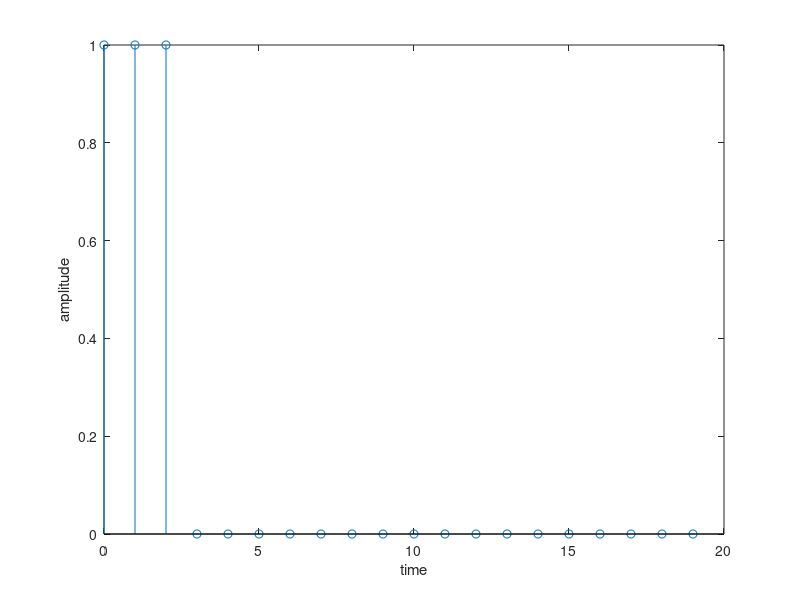
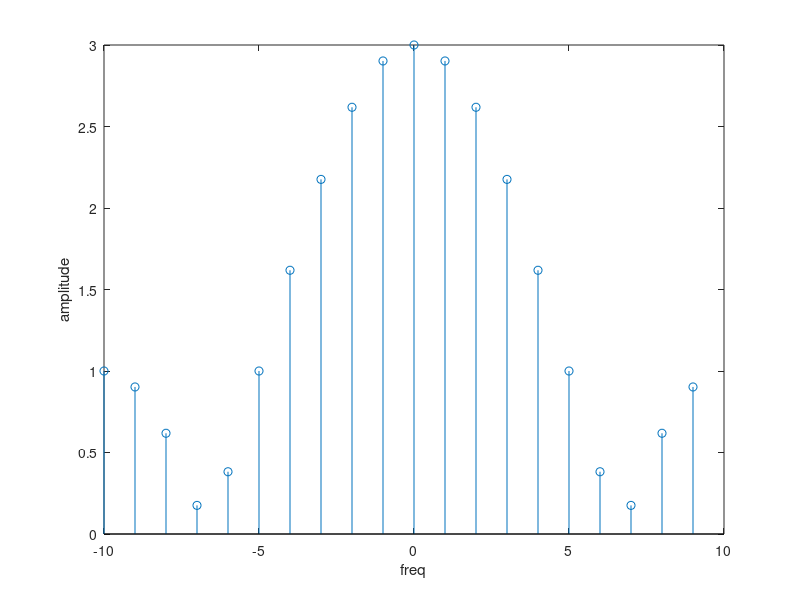
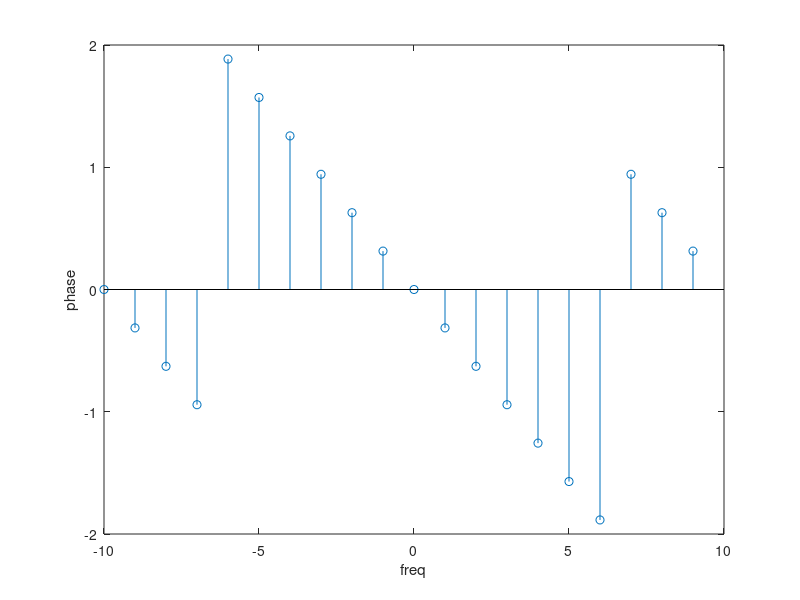
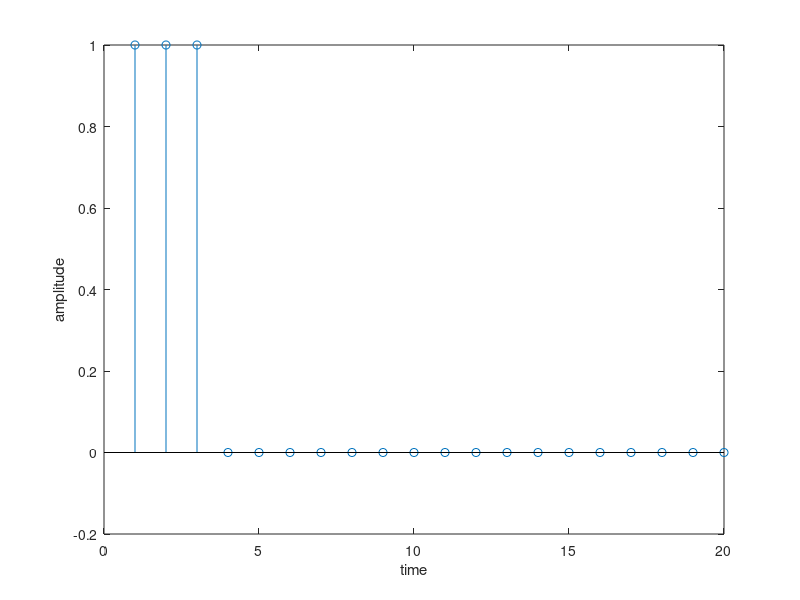

The MATLAB script that drew these images, in order:
n = [ 0 : 1 : 19] ; 
N = length(n) ; 
x = zeros(N,1); 
x(1:3) = 1 ;

k = -(N/2 ) : (N/2)-1; 
X = fft(x);
X = fftshift(X); 
Xm = abs(X) ; 
Xp = angle(X);

figure(1);
stem(n,x)
xlabel('time')
ylabel('amplitude')

figure(2)
stem(k,Xm)
xlabel('freq')
ylabel('amplitude')

figure(3) 
stem(k,Xp)
xlabel('freq')
ylabel('phase')

%inverse Fourier 
x1 = ifftshift(X) ; 
x1 = ifft(x1); 

figure(4)
stem(x1)
xlabel('time')
ylabel('amplitude')

xreal = real(x1); 
ximag = imag(x1);
figure(5)
p1 = stem(xreal);
hold on 
p2 =stem(ximag);
xlabel('time')
ylabel('amplitude')
legend([p1,p2],{'real(x)', 'imaginary(x)'})